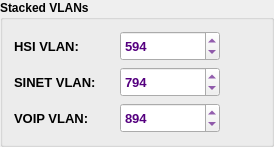
           <widget class="QGroupBox" name="groupBox_9">
            <property name="font">
             <font>
              <weight>75</weight>
              <bold>true</bold>
             </font>
            </property>
            <property name="title">
             <string>Stacked VLANs</string>
            </property>
            <layout class="QVBoxLayout" name="verticalLayout_19">
             <item>
              <layout class="QHBoxLayout" name="horizontalLayout_32">
               <item>
                <widget class="QLabel" name="label_27">
                 <property name="minimumSize">
                  <size>
                   <width>100</width>
                   <height>30</height>
                  </size>
                 </property>
                 <property name="maximumSize">
                  <size>
                   <width>100</width>
                   <height>30</height>
                  </size>
                 </property>
                 <property name="font">
                  <font>
                   <family>Tahoma</family>
                   <pointsize>10</pointsize>
                   <weight>75</weight>
                   <bold>true</bold>
                  </font>
                 </property>
                 <property name="text">
                  <string>HSI VLAN:</string>
                 </property>
                 <property name="alignment">
                  <set>Qt::AlignLeading|Qt::AlignLeft|Qt::AlignVCenter</set>
                 </property>
                </widget>
               </item>
               <item>
                <widget class="QSpinBox" name="hsiVlanSB">
                 <property name="minimumSize">
                  <size>
                   <width>100</width>
                   <height>30</height>
                  </size>
                 </property>
                 <property name="maximumSize">
                  <size>
                   <width>100</width>
                   <height>30</height>
                  </size>
                 </property>
                 <property name="font">
                  <font>
                   <family>Tahoma</family>
                   <pointsize>10</pointsize>
                   <weight>75</weight>
                   <bold>true</bold>
                  </font>
                 </property>
                 <property name="styleSheet">
                  <string notr="true">color: rgb(85, 0, 127);</string>
                 </property>
                 <property name="maximum">
                  <number>4096</number>
                 </property>
                 <property name="value">
                  <number>594</number>
                 </property>
                </widget>
               </item>
               <item>
                <spacer name="horizontalSpacer_36">
                 <property name="font">
                  <font>
                   <family>Tahoma</family>
                   <pointsize>10</pointsize>
                  </font>
                 </property>
                 <property name="orientation">
                  <enum>Qt::Horizontal</enum>
                 </property>
                 <property name="sizeHint" stdset="0">
                  <size>
                   <width>40</width>
                   <height>20</height>
                  </size>
                 </property>
                </spacer>
               </item>
              </layout>
             </item>
             <item>
              <layout class="QHBoxLayout" name="horizontalLayout_33">
               <item>
                <widget class="QLabel" name="label_28">
                 <property name="minimumSize">
                  <size>
                   <width>100</width>
                   <height>30</height>
                  </size>
                 </property>
                 <property name="maximumSize">
                  <size>
                   <width>100</width>
                   <height>30</height>
                  </size>
                 </property>
                 <property name="font">
                  <font>
                   <family>Tahoma</family>
                   <pointsize>10</pointsize>
                   <weight>75</weight>
                   <bold>true</bold>
                  </font>
                 </property>
                 <property name="text">
                  <string>SINET VLAN:</string>
                 </property>
                 <property name="alignment">
                  <set>Qt::AlignLeading|Qt::AlignLeft|Qt::AlignVCenter</set>
                 </property>
                </widget>
               </item>
               <item>
                <widget class="QSpinBox" name="sinetVlanSB">
                 <property name="minimumSize">
                  <size>
                   <width>100</width>
                   <height>30</height>
                  </size>
                 </property>
                 <property name="maximumSize">
                  <size>
                   <width>100</width>
                   <height>30</height>
                  </size>
                 </property>
                 <property name="font">
                  <font>
                   <family>Tahoma</family>
                   <pointsize>10</pointsize>
                   <weight>75</weight>
                   <bold>true</bold>
                  </font>
                 </property>
                 <property name="styleSheet">
                  <string notr="true">color: rgb(85, 0, 127);</string>
                 </property>
                 <property name="maximum">
                  <number>4096</number>
                 </property>
                 <property name="singleStep">
                  <number>1</number>
                 </property>
                 <property name="value">
                  <number>794</number>
                 </property>
                </widget>
               </item>
               <item>
                <spacer name="horizontalSpacer_37">
                 <property name="font">
                  <font>
                   <family>Tahoma</family>
                   <pointsize>10</pointsize>
                  </font>
                 </property>
                 <property name="orientation">
                  <enum>Qt::Horizontal</enum>
                 </property>
                 <property name="sizeHint" stdset="0">
                  <size>
                   <width>40</width>
                   <height>20</height>
                  </size>
                 </property>
                </spacer>
               </item>
              </layout>
             </item>
             <item>
              <layout class="QHBoxLayout" name="horizontalLayout_34">
               <item>
                <widget class="QLabel" name="label_29">
                 <property name="minimumSize">
                  <size>
                   <width>100</width>
                   <height>30</height>
                  </size>
                 </property>
                 <property name="maximumSize">
                  <size>
                   <width>100</width>
                   <height>30</height>
                  </size>
                 </property>
                 <property name="font">
                  <font>
                   <family>Tahoma</family>
                   <pointsize>10</pointsize>
                   <weight>75</weight>
                   <bold>true</bold>
                  </font>
                 </property>
                 <property name="text">
                  <string>VOIP VLAN:</string>
                 </property>
                 <property name="alignment">
                  <set>Qt::AlignLeading|Qt::AlignLeft|Qt::AlignVCenter</set>
                 </property>
                </widget>
               </item>
               <item>
                <widget class="QSpinBox" name="voipVlanSB">
                 <property name="minimumSize">
                  <size>
                   <width>100</width>
                   <height>30</height>
                  </size>
                 </property>
                 <property name="maximumSize">
                  <size>
                   <width>100</width>
                   <height>30</height>
                  </size>
                 </property>
                 <property name="font">
                  <font>
                   <family>Tahoma</family>
                   <pointsize>10</pointsize>
                   <weight>75</weight>
                   <bold>true</bold>
                  </font>
                 </property>
                 <property name="styleSheet">
                  <string notr="true">color: rgb(85, 0, 127);</string>
                 </property>
                 <property name="maximum">
                  <number>4096</number>
                 </property>
                 <property name="value">
                  <number>894</number>
                 </property>
                </widget>
               </item>
               <item>
                <spacer name="horizontalSpacer_42">
                 <property name="font">
                  <font>
                   <family>Tahoma</family>
                   <pointsize>10</pointsize>
                  </font>
                 </property>
                 <property name="orientation">
                  <enum>Qt::Horizontal</enum>
                 </property>
                 <property name="sizeHint" stdset="0">
                  <size>
                   <width>40</width>
                   <height>20</height>
                  </size>
                 </property>
                </spacer>
               </item>
              </layout>
             </item>
            </layout>
           </widget>
